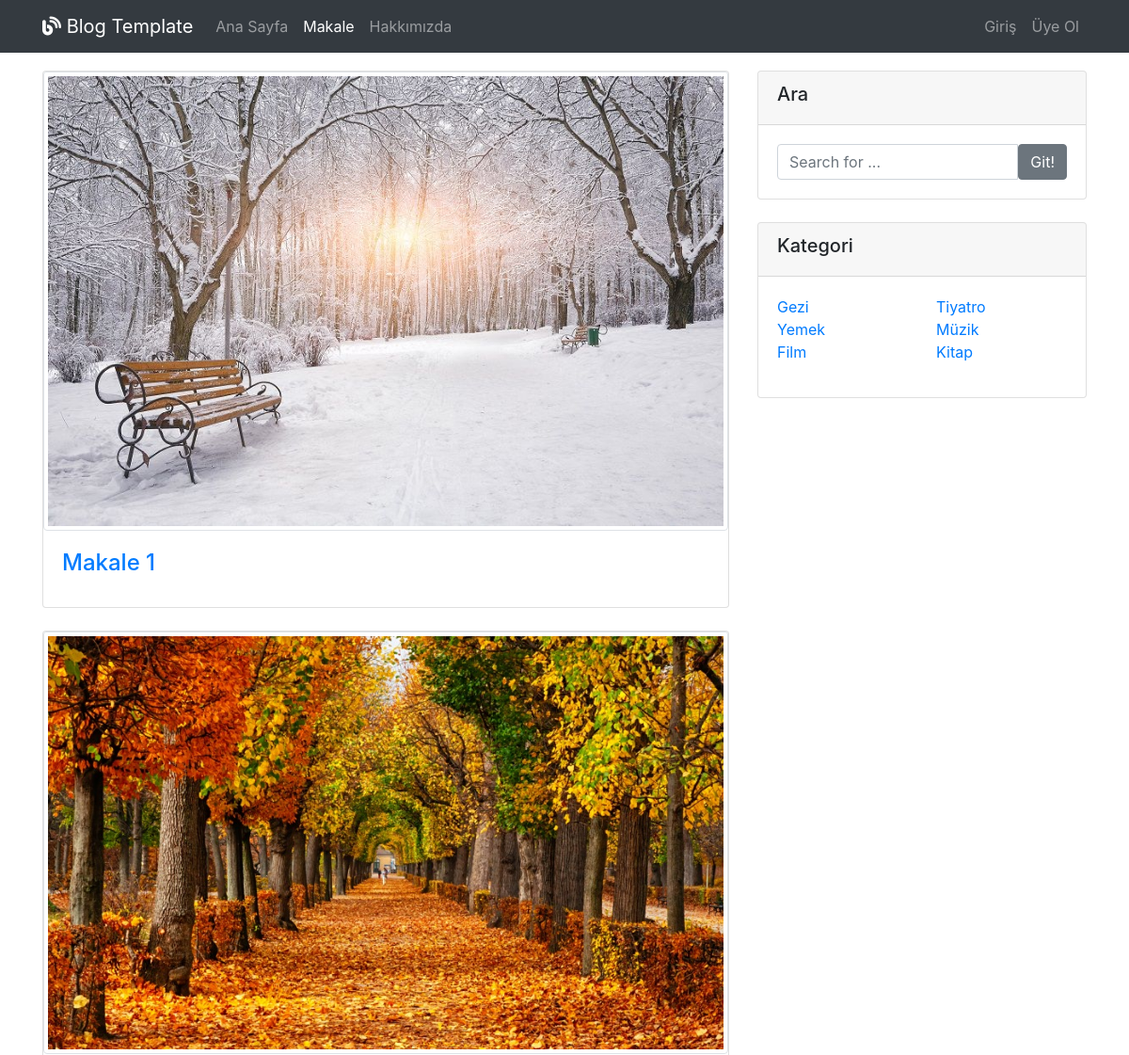
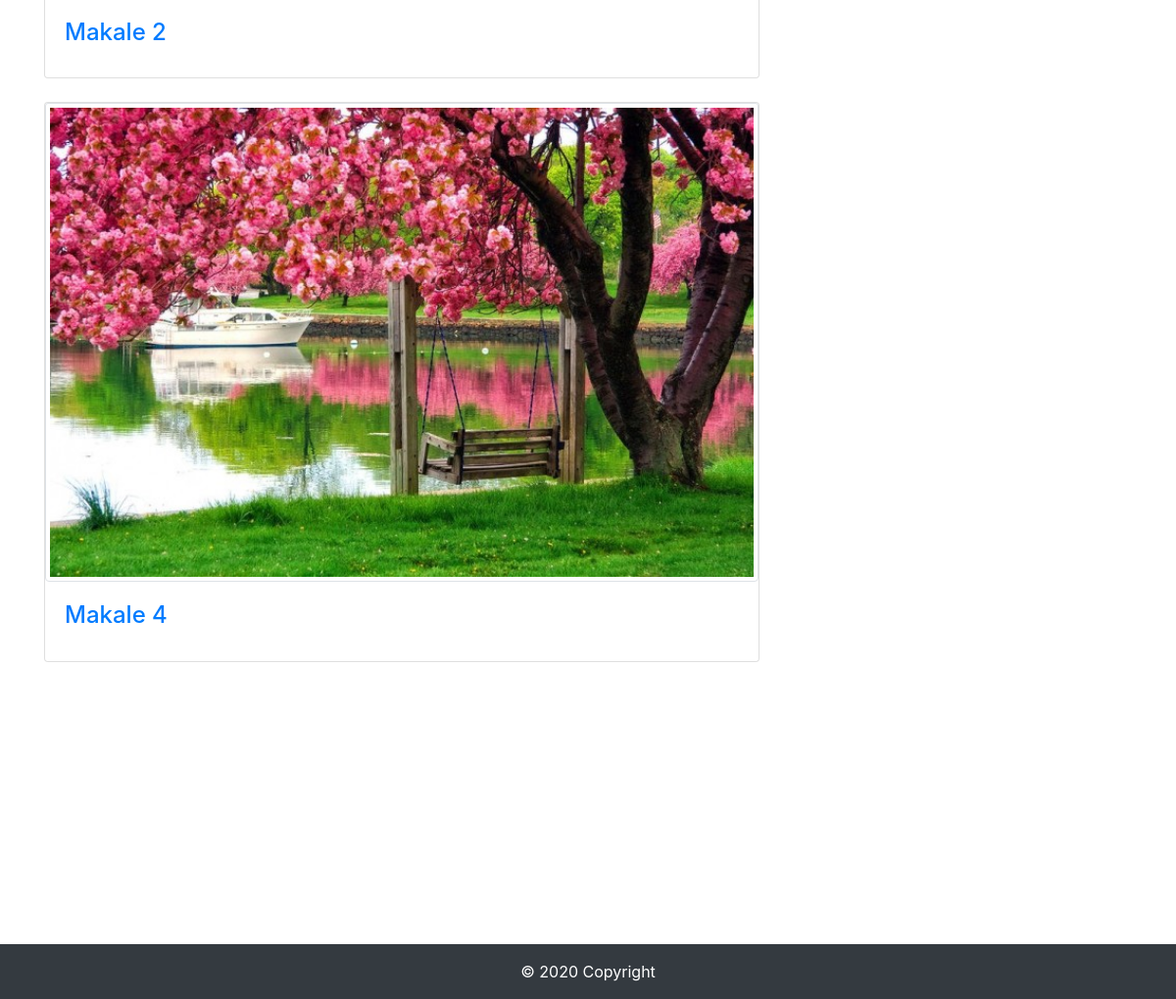
Page /article on the committed database (2 pictures, top to bottom).
### pages/models.py (models this page shows)
class Article(models.Model):
    name = models.CharField(max_length=100, verbose_name='Makale Adı')
    description = models.CharField(max_length=100, choices=KATEGORILER,  verbose_name='Kategori')
    image = models.ImageField(
        verbose_name="Makale Fotoğrafı", upload_to="static/uploads", null=False)
    article_details = models.TextField(verbose_name='Makale')
    created_date = models.DateTimeField(
        auto_now_add=True, verbose_name='Eklenme Tarihi')
    isPublished = models.BooleanField(
        default=True, verbose_name='Yayında')

### pages/views.py (the view)
# urls.py: path('article', views.article, name='article'),
def article(request):
    desc = request.GET.get('desc', '')
    if desc == '' :
        articles = Article.objects.all()
    else:
        articles = Article.objects.raw("select * from pages_article where description='" + desc + "'")
    context = {
        'articles': articles
    }
    return render(request, 'pages/article.html', context)

### templates/pages/article.html
{% extends 'layout.html' %}
{% load static %}
{% load humanize %}
{% block content %}
    <div class="container main-noheader">
        <div class="row">
            <div class="col-md-8">
                {% if articles %}
                {% for article in articles %}
                <div class="card mb-4">
                    <img src="{{article.image}}" class="card-img-top img-thumbnail" alt="">
                    <div class="card-body">
                        <h4 class="card-title">
                            <a href="{% url 'details' article.id %}"> {{article.name}} </a>
                        </h4>
                    </div>
                </div>
                {% endfor %}
                {% else %}
                <div class="alert alert-warning">
                    <p>
                        No Articles
                    </p>
                </div>
                {% endif %}
            </div>
            {% include 'pages/right-column.html' %}
        </div>
    </div>
{% endblock %}

### static/css/style.css (style rules this page uses)
.main-noheader { margin-top: 75px; }
html { position: relative; min-height: 100%; padding-bottom: 160px; }
body { margin-bottom: 160px; }

### rows in the picture
Article: image (picture), name "Makale 1"
Article: image (picture), name "Makale 2"
Article: image (picture), name "Makale 4"
